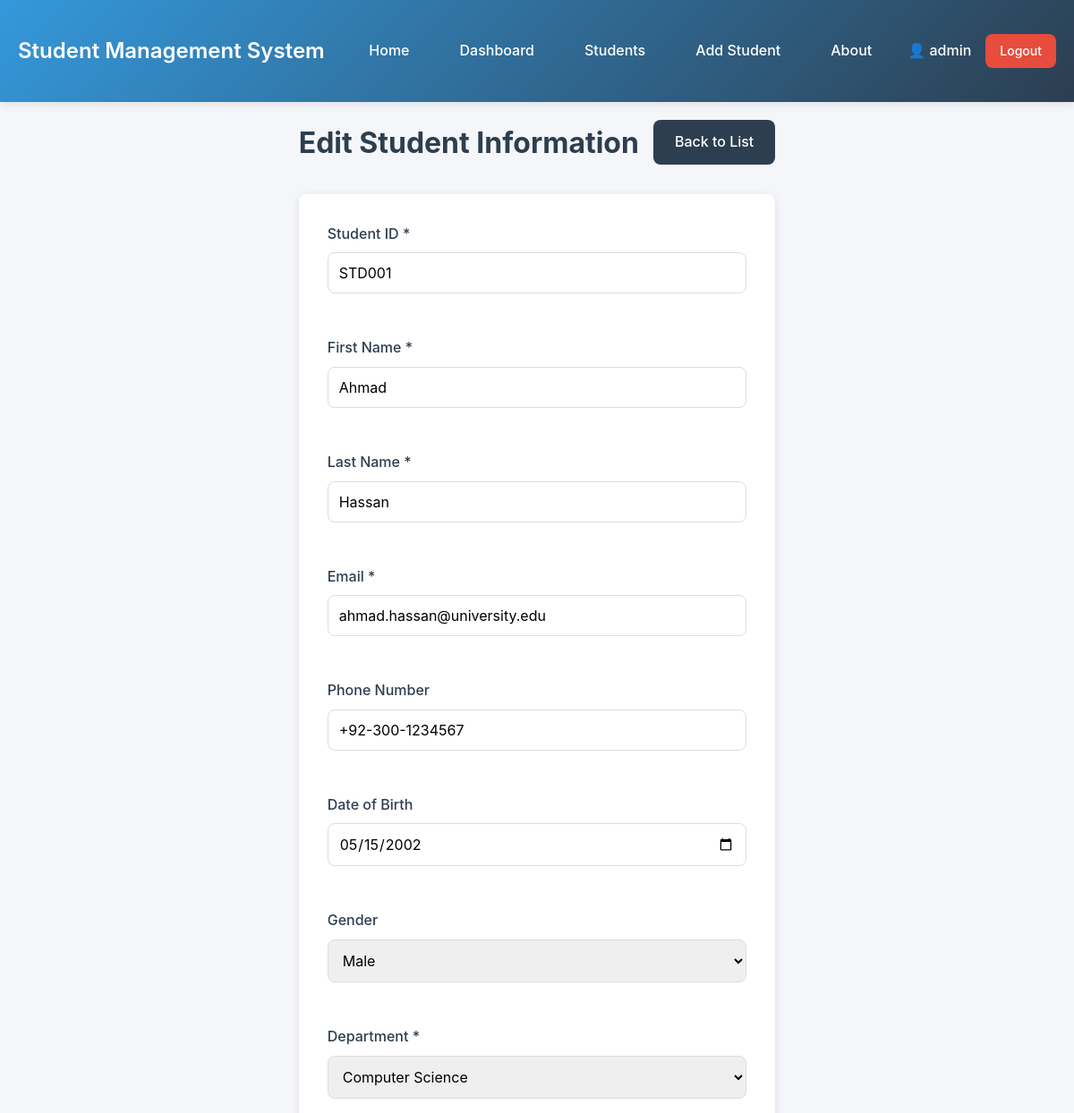
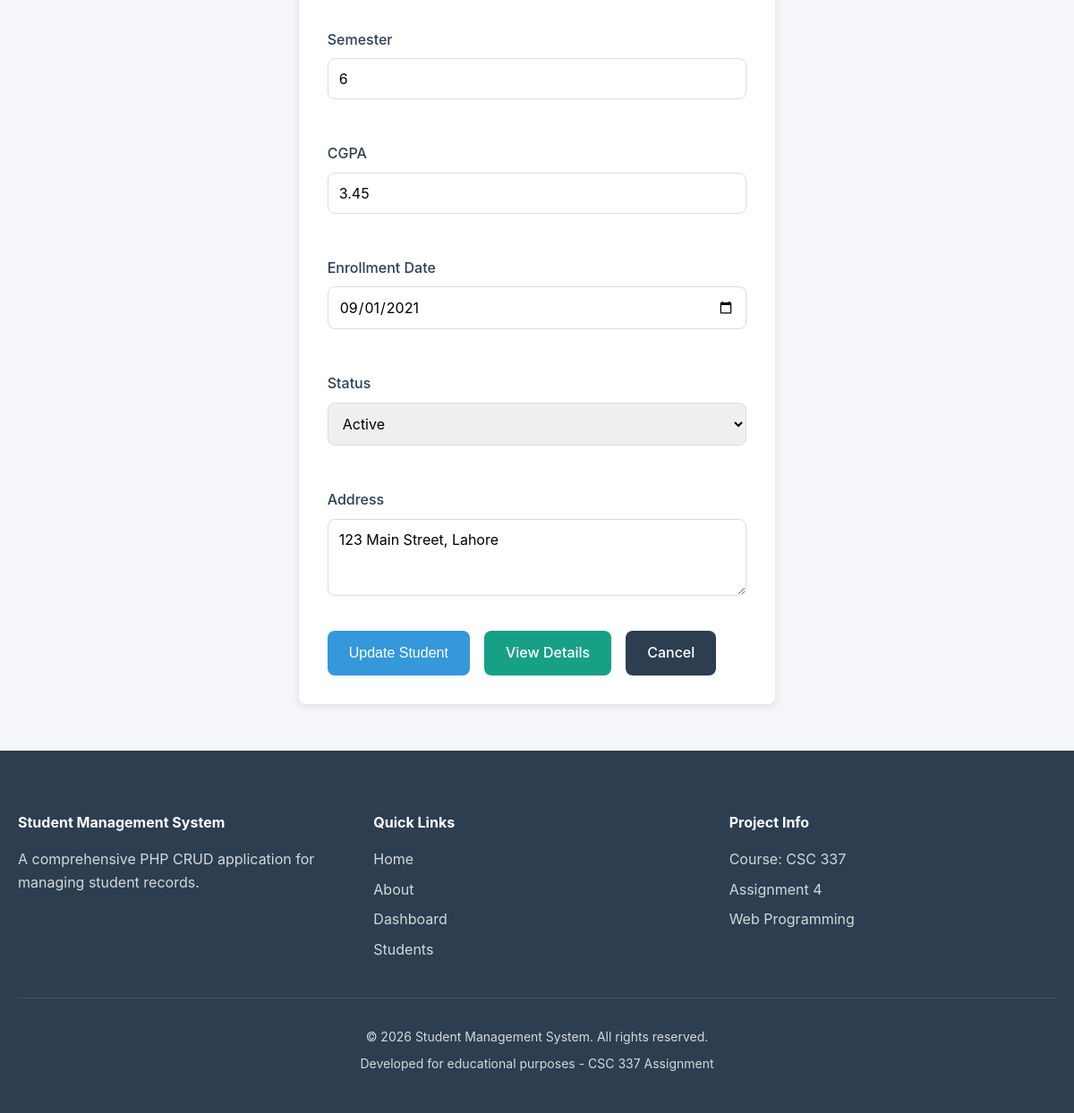
The page /students/edit.php?id=1 (signed in) on the database its author committed (2 pictures, top to bottom).
### tables this page shows
CREATE TABLE students (
    id INT AUTO_INCREMENT PRIMARY KEY,
    student_id VARCHAR(20) NOT NULL UNIQUE,
    first_name VARCHAR(50) NOT NULL,
    last_name VARCHAR(50) NOT NULL,
    email VARCHAR(100) NOT NULL UNIQUE,
    phone VARCHAR(20),
    date_of_birth DATE,
    gender ENUM('Male', 'Female', 'Other') DEFAULT 'Male',
    address TEXT,
    department VARCHAR(100),
    semester INT,
    cgpa DECIMAL(3,2),
    enrollment_date DATE,
    status ENUM('Active', 'Inactive', 'Graduated') DEFAULT 'Active',
    created_at TIMESTAMP DEFAULT CURRENT_TIMESTAMP,
    updated_at TIMESTAMP DEFAULT CURRENT_TIMESTAMP ON UPDATE CURRENT_TIMESTAMP
);

### students/edit.php (the view, shortened to what this page needs)
<?php
$id = intval($_GET['id'] ?? 0);
$conn = getConnection();
$stmt = $conn->prepare("SELECT * FROM students WHERE id = ?");
$stmt->bind_param("i", $id);
$stmt->execute();
$result = $stmt->get_result();
$student = $result->fetch_assoc();
?>
<!DOCTYPE html>
<html lang="en">
<head>
    <link rel="stylesheet" href="../assets/css/style.css">
</head>
<body>
    <?php include '../includes/header.php'; ?>
    <div class="container">
        <div class="page-header">
            <h1>Edit Student Information</h1>
            <a href="list.php" class="btn btn-secondary">Back to List</a>
        </div>
        <div class="form-card">
            <form method="POST" action="" class="student-form">
                <div class="form-row">
                    <div class="form-group">
                        <label for="student_id">Student ID *</label>
                        <input type="text" id="student_id" name="student_id" required
                               value="<?php echo htmlspecialchars($student['student_id']); ?>">
                    </div>
                    <div class="form-group">
                        <label for="first_name">First Name *</label>
                        <input type="text" id="first_name" name="first_name" required
                               value="<?php echo htmlspecialchars($student['first_name']); ?>">
                    </div>
                    <div class="form-group">
                        <label for="last_name">Last Name *</label>
                        <input type="text" id="last_name" name="last_name" required
                               value="<?php echo htmlspecialchars($student['last_name']); ?>">
                    </div>
                </div>
                <div class="form-row">
                    <div class="form-group">
                        <label for="email">Email *</label>
                        <input type="email" id="email" name="email" required
                               value="<?php echo htmlspecialchars($student['email']); ?>">
                    </div>
                    <div class="form-group">
                        <label for="phone">Phone Number</label>
                        <input type="text" id="phone" name="phone"
                               value="<?php echo htmlspecialchars($student['phone']); ?>">
                    </div>
                    <div class="form-group">
                        <label for="date_of_birth">Date of Birth</label>
                        <input type="date" id="date_of_birth" name="date_of_birth"
                               value="<?php echo htmlspecialchars($student['date_of_birth']); ?>">
                    </div>
                </div>
                <div class="form-row">
                    <div class="form-group">
                        <label for="gender">Gender</label>
                        <select id="gender" name="gender">
                            <option value="Male" <?php echo $student['gender'] === 'Male' ? 'selected' : ''; ?>>Male</option>
                        </select>
                    </div>
                    <div class="form-group">
                        <label for="department">Department *</label>
                        <select id="department" name="department" required>
                            <option value="Computer Science" <?php echo $student['department'] === 'Computer Science' ? 'selected' : ''; ?>>Computer Science</option>
                        </select>
                    </div>
                    <div class="form-group">
                        <label for="semester">Semester</label>
                        <input type="number" id="semester" name="semester" min="1" max="8"
                               value="<?php echo htmlspecialchars($student['semester']); ?>">
                    </div>
                </div>
                <div class="form-row">
                    <div class="form-group">
                        <label for="cgpa">CGPA</label>
                        <input type="number" id="cgpa" name="cgpa" min="0" max="4" step="0.01"
                               value="<?php echo htmlspecialchars($student['cgpa']); ?>">
                    </div>
                    <div class="form-group">
                        <label for="enrollment_date">Enrollment Date</label>
                        <input type="date" id="enrollment_date" name="enrollment_date"
                               value="<?php echo htmlspecialchars($student['enrollment_date']); ?>">
                    </div>
                    <div class="form-group">
                        <label for="status">Status</label>
                        <select id="status" name="status">
                            <option value="Active" <?php echo $student['status'] === 'Active' ? 'selected' : ''; ?>>Active</option>
                        </select>
                    </div>
                </div>
                <div class="form-group">
                    <label for="address">Address</label>
                    <textarea id="address" name="address" rows="3"><?php echo htmlspecialchars($student['address']); ?></textarea>
                </div>
                <div class="form-actions">
                    <button type="submit" class="btn btn-primary">Update Student</button>
                    <a href="view.php?id=<?php echo $student['id']; ?>" class="btn btn-info">View Details</a>
                    <a href="list.php" class="btn btn-secondary">Cancel</a>
                </div>
            </form>
        </div>
    </div>
    <?php include '../includes/footer.php'; ?>
</body>
</html>

### assets/css/style.css (style rules this page uses)
* { margin: 0; padding: 0; box-sizing: border-box; }
:root { --primary-color: #3498db; --secondary-color: #2c3e50; --success-color: #27ae60; --warning-color: #f39c12; --danger-color: #e74c3c; --info-color: #16a085; --light-gray: #ecf0f1; --dark-gray: #7f8c8d; --white: #ffffff; --black: #000000; --border-radius: 8px; --box-shadow: 0 2px 10px rgba(0, 0, 0, 0.1); --transition: all 0.3s ease; }
body { font-family: -apple-system, BlinkMacSystemFont, 'Segoe UI', Roboto, 'Helvetica Neue', Arial, sans-serif; line-height: 1.6; color: var(--secondary-color); background-color: #f5f6fa; min-height: 100vh; display: flex; flex-direction: column; }
a { text-decoration: none; color: var(--primary-color); transition: var(--transition); }
.container { max-width: 1200px; margin: 0 auto; padding: 20px; flex: 1; }
.btn { display: inline-block; padding: 0.75rem 1.5rem; border: none; border-radius: var(--border-radius); font-size: 1rem; font-weight: 500; text-align: center; cursor: pointer; transition: var(--transition); text-decoration: none; }
.btn-primary { background-color: var(--primary-color); color: var(--white); }
.btn-secondary { background-color: var(--secondary-color); color: var(--white); }
.btn-info { background-color: var(--info-color); color: var(--white); }
.page-header { display: flex; justify-content: space-between; align-items: center; margin-bottom: 2rem; flex-wrap: wrap; gap: 1rem; }
.page-header h1 { color: var(--secondary-color); font-size: 2rem; font-weight: 700; }
.form-card, .table-card, .detail-card, .delete-card, .filter-card { background: var(--white); border-radius: var(--border-radius); box-shadow: var(--box-shadow); padding: 2rem; margin-bottom: 2rem; }
.form-group { margin-bottom: 1.5rem; }
.form-group label { display: block; margin-bottom: 0.5rem; color: var(--secondary-color); font-weight: 500; }
.form-group input, .form-group select, .form-group textarea { width: 100%; padding: 0.75rem; border: 1px solid #ddd; border-radius: var(--border-radius); font-size: 1rem; font-family: inherit; transition: var(--transition); }
.form-row { display: grid; grid-template-columns: repeat(auto-fit, minmax(250px, 1fr)); gap: 1.5rem; margin-bottom: 1.5rem; }
.form-actions { display: flex; gap: 1rem; margin-top: 2rem; flex-wrap: wrap; }

### rows shown on the page
students: student_id "STD001", first_name "Ahmad", last_name "Hassan", email "ahmad.hassan@university.edu", phone "+92-300-1234567", date_of_birth "05/15/2002", gender "Male", department "Computer Science", semester "6", cgpa "3.45", enrollment_date "09/01/2021", status "Active", address "123 Main Street, Lahore"

### other values the page prints
$_SESSION['username'] "admin"
